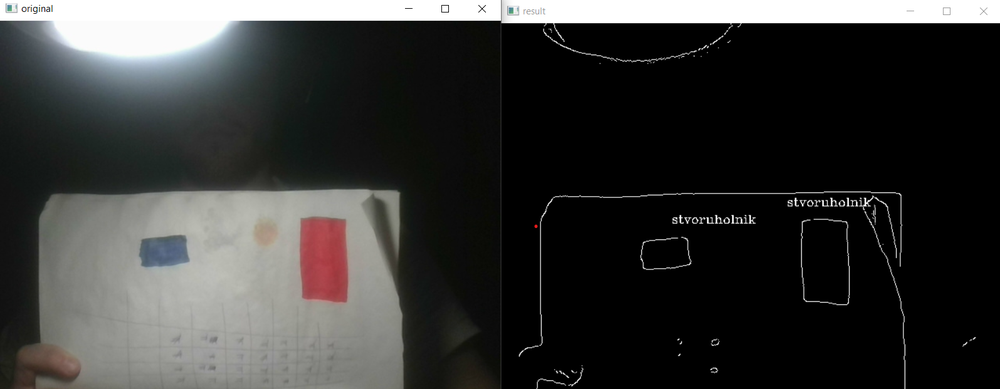
#> input picture drone-robocup2023/shape-detection/quadrilateral_recog_showcase.png, 1000 x 389 px, shrunk from 1595 x 621 before the run, given in place of the camera
$ python qadrilateral_recognition.py
#> lines starting #> are read from the running program, lines starting #| are printed output that depends on the picture; after the words box and inside, x2 and y2 are one past the last pixel; in counts of white or black regions, pixels touching at a corner belong together
from cv2 import cv2

cap = cv2.VideoCapture(0)
while True:

    f, img = cap.read()
#> img is the input picture: shape (389, 1000, 3); mean B, G, R 54.2, 55.3, 55.2
    hsv = cv2.cvtColor(img, cv2.COLOR_BGR2HSV)
#> hsv: shape (389, 1000, 3); mean H, S, V 22.5, 14.5, 56.8


    imgGrey = cv2.cvtColor(img, cv2.COLOR_BGR2GRAY) #transformacia obrazu do greyscale
    imgBlur = cv2.GaussianBlur(imgGrey, (7, 7), 1) #jemné rozmazanie obrazu pre odstránenie šumu
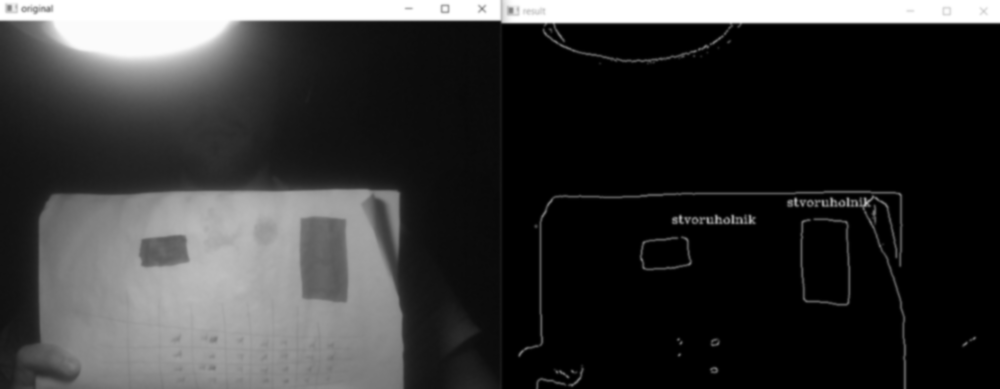
#> imgBlur: shape (389, 1000); min 0, max 255, mean 55.2
    imgCanny = cv2.Canny(imgBlur, 40, 80) #transformácia do verzie obrazu Canny -> následné využívanie tzv "Canny edge detectora"
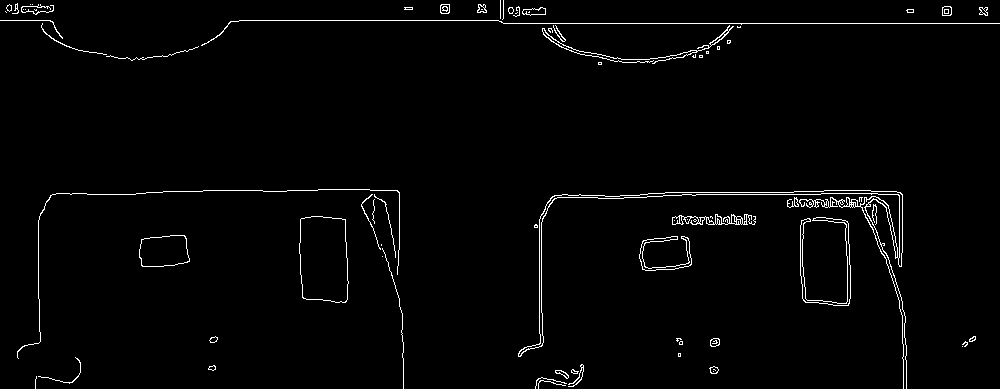
#> imgCanny: shape (389, 1000); 1.9% white in thin lines or dots

    contours, hierarchy = cv2.findContours(imgCanny,
                                            cv2.RETR_EXTERNAL,
                                            cv2.CHAIN_APPROX_NONE) #nájdenie kontúr obrazu
#> contours = 71 contours, 49 with area under 20; largest, box (x1, y1, x2, y2) and area: (299, 216, 349, 303) 3798, (518, 190, 907, 389) 1726, (139, 235, 190, 267) 1334, (800, 217, 851, 306) 642, (639, 236, 692, 271) 371

    for c in contours: #prechádzanie kontúr každého frameu
        area = cv2.contourArea(c)

        if area > 1000:
            cv2.drawContours(img, c, -1, (0,255,0), 3) #zakreslovanie kontúr
            approx = cv2.approxPolyDP(c, 0.04*cv2.arcLength(c, True), True)
            x = approx.ravel()[0]
            y = approx.ravel()[1] #zistenie súradníc (pre nasledovne zakreslenie textu vyhodnoteného útvaru do obrazu)

            if len(approx) == 4: # zistenie počtu uhlov daného útvaru, v tomto prípade hľadáme štvoruholníky
                cv2.putText(imgCanny, "stvoruholnik", (x - 20, y - 20),
                            cv2.FONT_HERSHEY_COMPLEX, 0.5, (255, 0, 0))

            else:
                cv2.putText(imgCanny, "Nezadefinovany utvar", (x - 20, y - 20),
                            cv2.FONT_HERSHEY_COMPLEX, 0.5, (255, 0, 0))
#> this loop made 71 passes
#> (area, approx, x, y) on passes 22, 27: (1334.5, [[185, 236], [141, 239], [141, 265], [189, 261]], 185, 236), (3797.5, [[301, 218], [302, 297], [345, 302], [345, 219]], 301, 218)
#> (area, x, y) on pass 35: (1726.5, 902, 194)
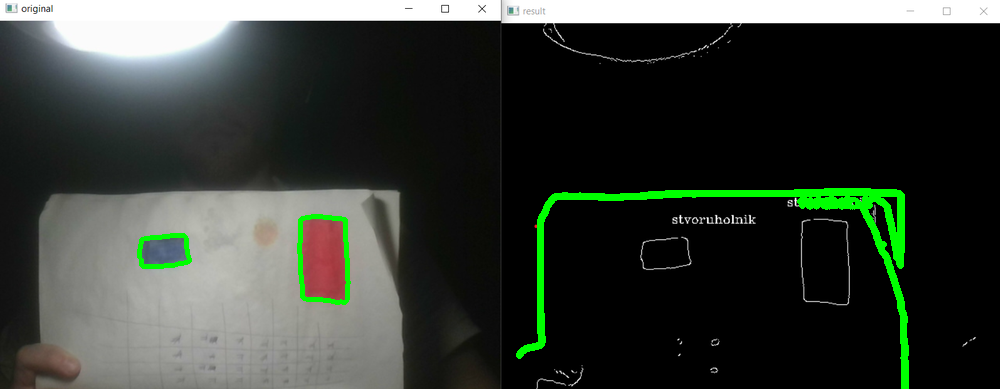
#> img: shape (389, 1000, 3); 2.36% of pixels changed, all inside (x1, y1, x2, y2) = (137, 188, 909, 389)
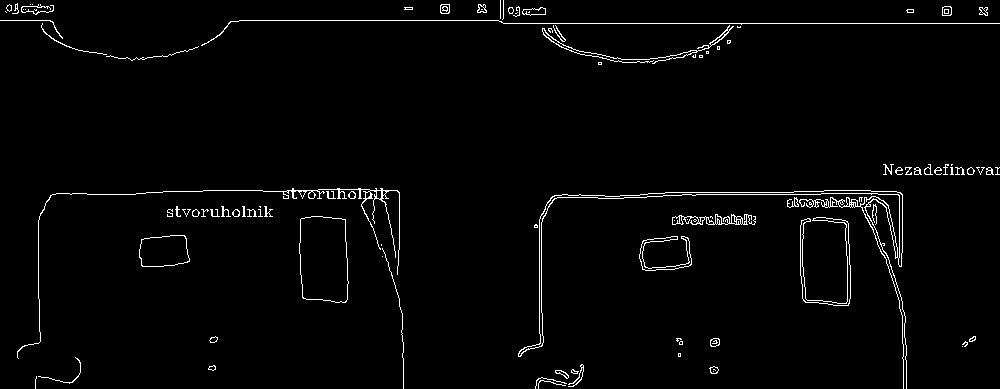
#> imgCanny: shape (389, 1000); 2.2% white in thin lines or dots

    cv2.imshow("original", img)
    cv2.imshow("result", imgCanny) #zobrazenie obrazov

    if cv2.waitKey(1) == ord('q'):
#> (key q is pressed here)
        break

cap.release()
cv2.destroyAllWindows()
